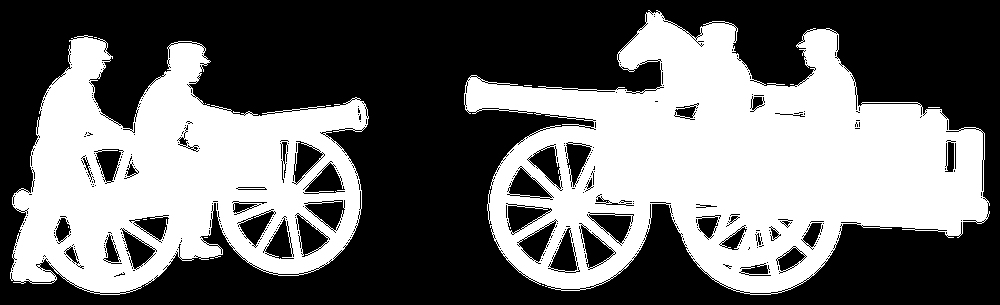
#> input picture film/assets/sil/fig_battery.png, 1000 x 305 px, shrunk from 1898 x 578 before the run, given as the content of the folder ../../film/assets/sil/fig_battery.png, which was not available
$ python cutout.py ../../film/assets/sil/fig_battery.png ../../film/assets/sil/fig_bombers.png
#> lines starting #> are read from the running program, lines starting #| are printed output that depends on the picture; after the words box and inside, x2 and y2 are one past the last pixel; in counts of white or black regions, pixels touching at a corner belong together
"""Turn black-on-white silhouette renders into white-on-transparent paper cut-outs.

Usage: python cutout.py src_dir dst_dir [name=srcfile ...]
- threshold on luminance (dark = paper), small-blob cleanup, 1px anti-aliased edge
- removes a border frame touching the image edges (e.g. a picture frame drawn around the figure)
- crops to the content with a margin; output is RGBA white with alpha
"""
import os, sys, glob
import numpy as np
import cv2

THRESH = 0.42  # luminance below this is paper (grey smoke etc. is dropped)


def cut(src, dst):
#> called with src = '_only/fig_battery.png'
    img = cv2.imread(src, cv2.IMREAD_GRAYSCALE).astype(np.float32) / 255.0
#> img: shape (305, 1000) float32; values 0 (black) and 1 (white), 42.9% white; 16 white regions (14 under 20 px), largest, box (x1, y1, x2, y2) and area: (464, 10, 990, 295) 79535, (10, 35, 369, 295) 51307
    mask = (img < THRESH).astype(np.uint8)
    # drop components that touch the border and are thin frames (picture borders)
    n, lab, stats, _ = cv2.connectedComponentsWithStats(mask, 8)
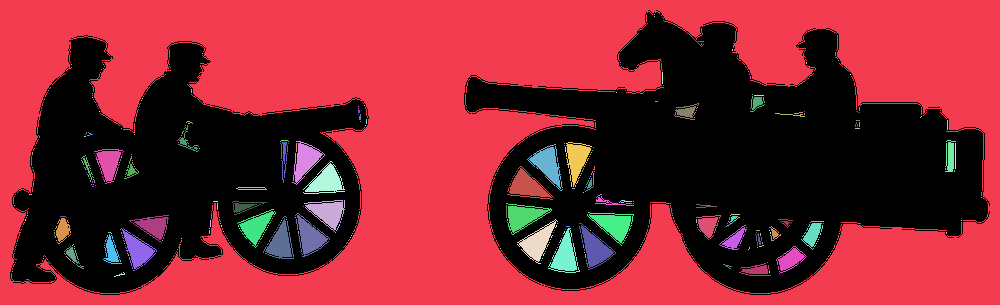
#> lab: shape (305, 1000) int32; 306 distinct labels, from 0 to 305; one colour per label, 0 black
#> n = 306; stats = 306 rows, first 6: [10, 10, 980, 285, 130896], [0, 0, 1000, 305, 158456], [654, 14, 1, 1, 1], [654, 16, 1, 1, 1], [732, 49, 1, 2, 2], [202, 53, 1, 1, 1]
    h, w = mask.shape
#> h = 305; w = 1000
    for i in range(1, n):
        x, y, bw, bh, area = stats[i]
        touches = x <= 2 or y <= 2 or x + bw >= w - 2 or y + bh >= h - 2
        fill = area / float(bw * bh)
        if touches and fill < 0.25 and bw > w * 0.6 and bh > h * 0.6:
            mask[lab == i] = 0
        elif area < 60:
            mask[lab == i] = 0
#> this loop made 305 passes
#> (x, y, bw, bh, area, touches, fill) on passes 1, 31, 36: (0, 0, 1000, 305, 158456, True, 0.52), (750, 96, 15, 16, 125, False, 0.521), (674, 103, 25, 17, 202, False, 0.475)
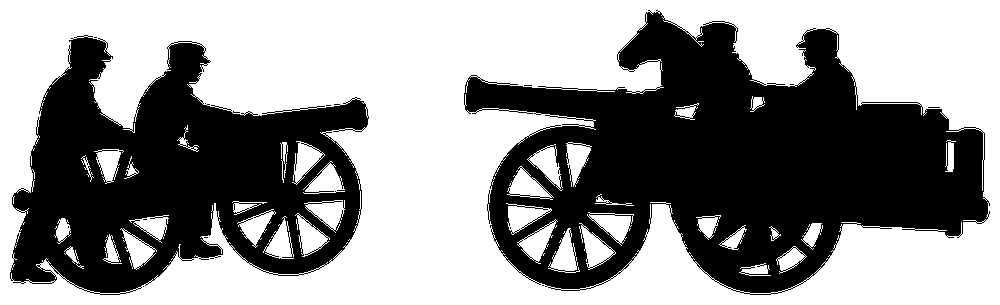
#> mask: shape (305, 1000); values 0 (black) and 1 (white), 56.8% white; 16 black regions (14 under 20 px), largest, box (x1, y1, x2, y2) and area: (464, 10, 990, 295) 80149, (10, 35, 369, 295) 51629
    # smooth, anti-aliased alpha from the binary mask
    m = cv2.GaussianBlur(mask.astype(np.float32), (0, 0), 1.0)
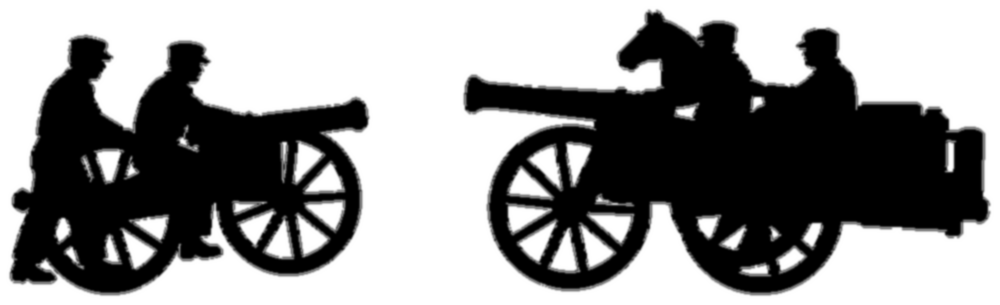
#> m: shape (305, 1000) float32; min 0, max 1, mean 0.568
    alpha = np.clip((m - 0.5) * 3.0 + 0.5, 0, 1)
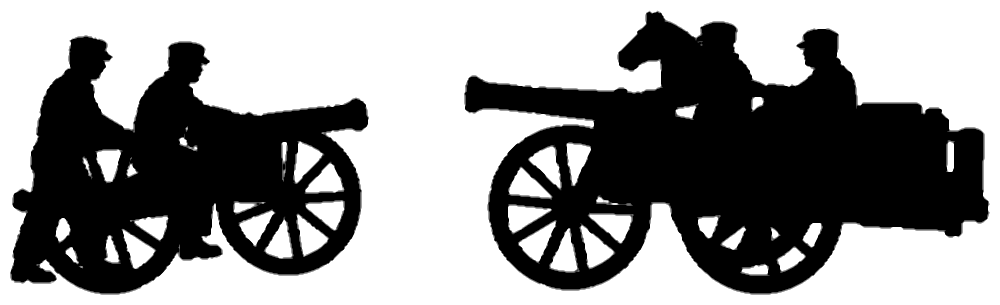
#> alpha: shape (305, 1000) float32; min 0, max 1, mean 0.566
    ys, xs = np.where(alpha > 0.05)
    if len(xs) == 0:
        print("empty", src)
        return
    pad = 24
    x0, x1 = max(xs.min() - pad, 0), min(xs.max() + pad, w)
    y0, y1 = max(ys.min() - pad, 0), min(ys.max() + pad, h)
    a = (alpha[y0:y1, x0:x1] * 255).astype(np.uint8)
    out = np.dstack([np.full_like(a, 255)] * 3 + [a])
    cv2.imwrite(dst, out)
    print(os.path.basename(dst), out.shape[1], "x", out.shape[0])
#| fig_battery.png 1000 x 305


if __name__ == "__main__":
    src_dir, dst_dir = sys.argv[1], sys.argv[2]
    os.makedirs(dst_dir, exist_ok=True)
    overrides = dict(a.split("=", 1) for a in sys.argv[3:])
    for f in sorted(glob.glob(os.path.join(src_dir, "*.png"))):
        name = os.path.splitext(os.path.basename(f))[0]
        if name in overrides:
            continue
        cut(f, os.path.join(dst_dir, name + ".png"))
    for name, f in overrides.items():
        cut(f, os.path.join(dst_dir, name + ".png"))

$ run again, on film/assets/sil/fig_bombers.png
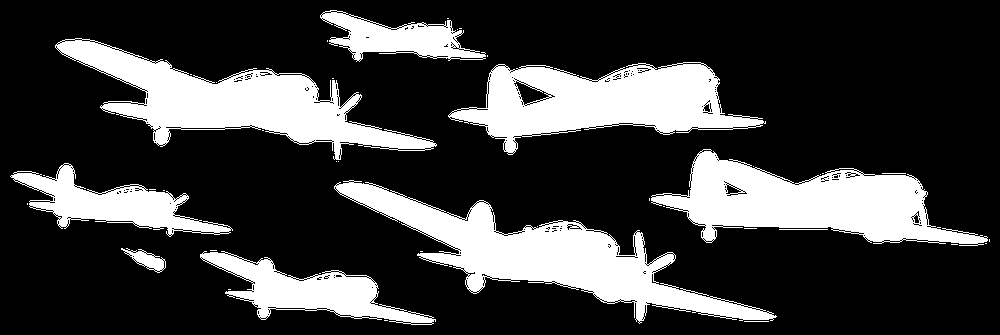
#> input picture film/assets/sil/fig_bombers.png, 1000 x 335 px, shrunk from 1868 x 626 before the run, given as the content of the folder ../../film/assets/sil/fig_bombers.png, which was not available
#> img: shape (335, 1000) float32; values 0 (black) and 1 (white), 24.2% white; 43 white regions (32 under 20 px), largest, box (x1, y1, x2, y2) and area: (334, 180, 777, 324) 17583, (55, 38, 437, 160) 15942, (651, 149, 988, 246) 15358
#> in cut, `n, lab, stats, _ = cv2.connectedComponentsWithStats(mask, 8)`:
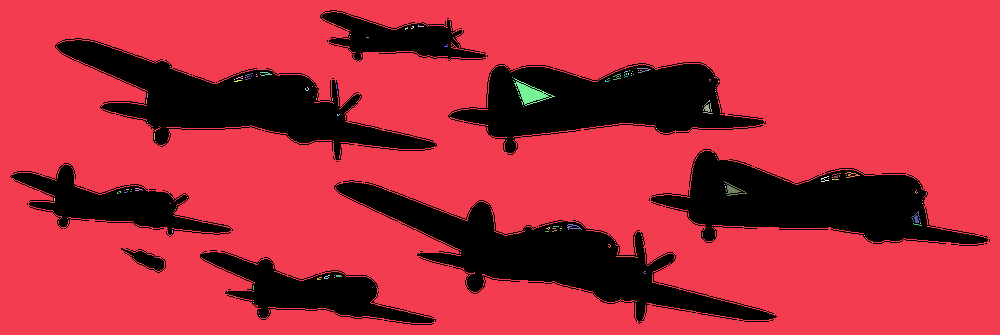
#> lab: shape (335, 1000) int32; 125 distinct labels, from 0 to 124; one colour per label, 0 black
#> n = 125; stats = 125 rows, first 6: [10, 10, 980, 315, 80914], [0, 0, 1000, 335, 252899], [418, 25, 6, 2, 7], [405, 27, 3, 3, 5], [411, 26, 3, 3, 5], [350, 34, 1, 1, 1]
#> the loop in cut, `for i in range(1, n):` made 124 passes
#> (x, y, bw, bh, area, touches, fill) on passes 1, 9, 14, 15, 16, 30, 50, 62: (0, 0, 1000, 335, 252899, True, 0.755), (637, 68, 14, 5, 27, False, 0.386), (245, 73, 8, 7, 20, False, 0.357), (260, 72, 12, 4, 22, False, 0.458), (613, 73, 8, 7, 21, False, 0.375), (514, 78, 41, 28, 425, False, 0.37), (703, 100, 10, 14, 58, False, 0.414), (845, 172, 15, 6, 32, False, 0.356)
#> in cut, `alpha = np.clip((m - 0.5) * 3.0 + 0.5, 0, 1)`:
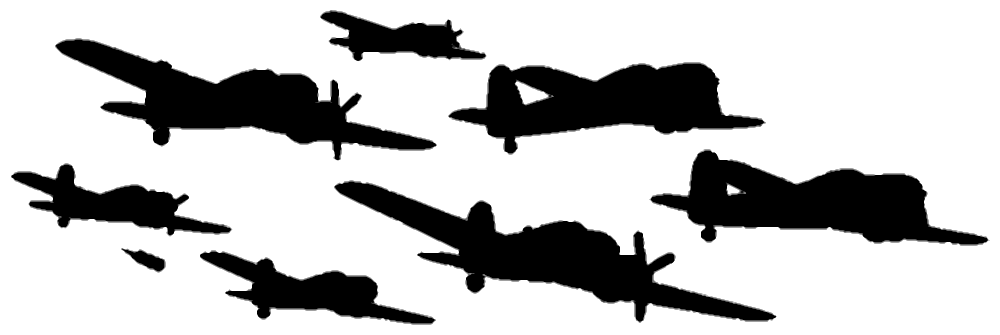
#> alpha: shape (335, 1000) float32; min 0, max 1, mean 0.757
#| fig_bombers.png 1000 x 335
